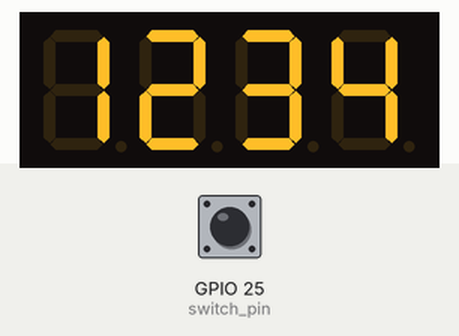
Recording of a program running on a simulated Raspberry Pi (BCM pin numbers). Shown: 4-digit seven-segment display. The inputs (shaded band) are chosen by the test bench; at power-on: GPIO 25 (switch_pin) HIGH. The segment pins are drawn as the display they are named for.

Above: at 1.2 s.
1.3 s: GPIO 25 (switch_pin) pulled LOW for 1 s
At 2.1 s:
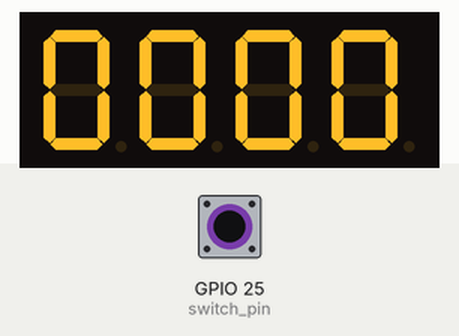
3.8 s: GPIO 25 (switch_pin) pulled LOW for 0.15 s
At 3.84 s:
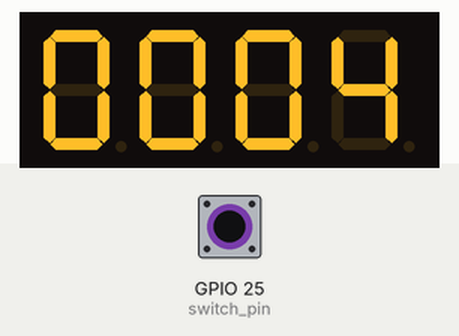
Timing chart, 0 to 6.8 s (numbered marks = the images above; inputs shaded):
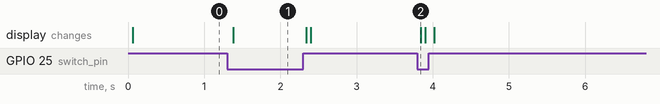

The program:

seg06_1.py
```python
import RPi.GPIO as GPIO
import time

segment_pins = [4, 5, 6, 12, 13, 16, 17]
digit_pins = [20, 21, 22, 23]
switch_pin = 25

segment_patterns = [
    [1, 1, 1, 1, 1, 1, 0],  # 0
    [0, 1, 1, 0, 0, 0, 0],  # 1
    [1, 1, 0, 1, 1, 0, 1],  # 2
    [1, 1, 1, 1, 0, 0, 1],  # 3
    [0, 1, 1, 0, 0, 1, 1],  # 4
    [1, 0, 1, 1, 0, 1, 1],  # 5
    [0, 0, 1, 1, 1, 1, 1],  # 6
    [1, 1, 1, 0, 0, 1, 0],  # 7
    [1, 1, 1, 1, 1, 1, 1],  # 8
    [1, 1, 1, 0, 0, 1, 1]   # 9
]

def setup():
    GPIO.setmode(GPIO.BCM)
    GPIO.setwarnings(False)
    for pin in segment_pins:
        GPIO.setup(pin, GPIO.OUT)
    for pin in digit_pins:
        GPIO.setup(pin, GPIO.OUT)
        GPIO.output(pin, GPIO.HIGH)
    GPIO.setup(switch_pin, GPIO.IN, pull_up_down=GPIO.PUD_UP)  # 占쏙옙占쏙옙치 占쏙옙 占쏙옙占쏙옙

def display_number(number):
    digits = [int(d) for d in str(number).zfill(4)]
    for i in range(4):
        GPIO.output(digit_pins[i], GPIO.LOW)
        pattern = segment_patterns[digits[i]]
        for pin, state in zip(segment_pins, pattern):
            GPIO.output(pin, state)
        time.sleep(0.005)
        GPIO.output(digit_pins[i], GPIO.HIGH)

def main():
    setup()
    try:

        while True:
            if GPIO.input(switch_pin) == GPIO.HIGH:
                display_number(1234)
            else:
                display_number(0000)
    except KeyboardInterrupt:
        print("")
    finally:
        GPIO.cleanup()

if __name__ == '__main__':
    main()
```

Measured:
- after the input at 1.3 s, the display: changes after 0.08 s (image 1)
- after the input at 3.8 s, the display: changes at once (image 2)
